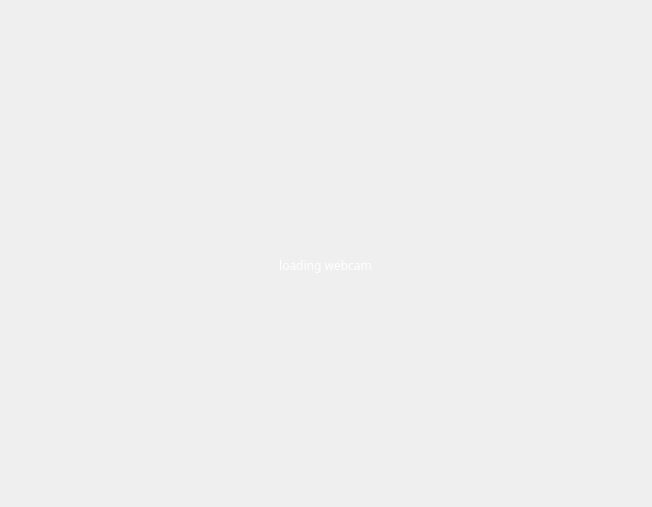
<?xml version="1.0" encoding="UTF-8"?>
<ui version="4.0">
 <class>Dialog</class>
 <widget class="QDialog" name="Dialog">
  <property name="geometry">
   <rect>
    <x>0</x>
    <y>0</y>
    <width>652</width>
    <height>507</height>
   </rect>
  </property>
  <property name="font">
   <font>
    <family>MS Reference Sans Serif</family>
   </font>
  </property>
  <property name="windowTitle">
   <string>Face Switch v2.0.5-beta</string>
  </property>
  <property name="autoFillBackground">
   <bool>false</bool>
  </property>
  <property name="styleSheet">
   <string notr="true"/>
  </property>
  <widget class="QLabel" name="webcam">
   <property name="geometry">
    <rect>
     <x>0</x>
     <y>30</y>
     <width>651</width>
     <height>471</height>
    </rect>
   </property>
   <property name="font">
    <font>
     <family>Myriad Arabic</family>
    </font>
   </property>
   <property name="styleSheet">
    <string notr="true">color: rgb(255, 255, 255);</string>
   </property>
   <property name="text">
    <string>loading webcam</string>
   </property>
   <property name="textFormat">
    <enum>Qt::PlainText</enum>
   </property>
   <property name="alignment">
    <set>Qt::AlignCenter</set>
   </property>
  </widget>
 </widget>
 <resources/>
 <connections/>
</ui>
